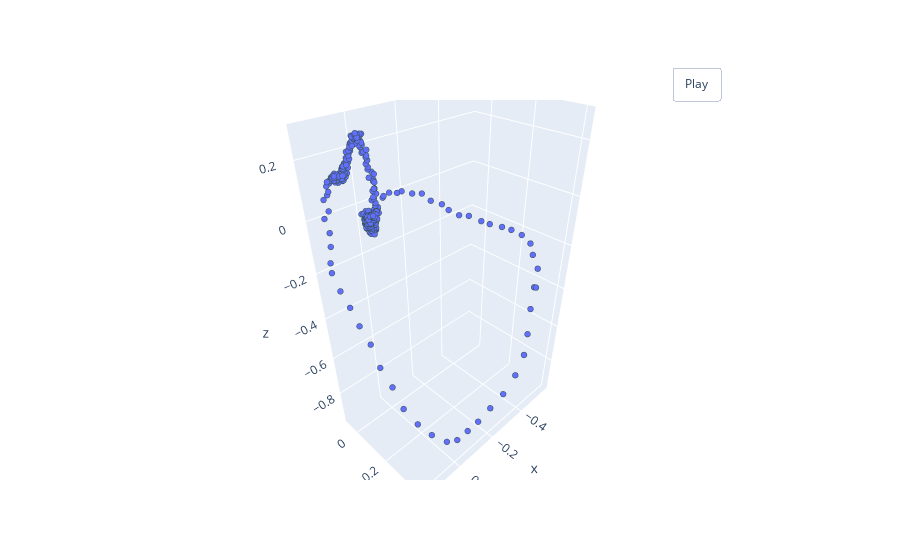

Notebook code cell kept with this figure:
### Markdown cell above
__Более высокий рандомный шум на трейновых данных:__

### Code cell
train_transforms = transforms.Compose([
                    Normalize(),
                    PointSampler_weighted(512),
                    RandomNoise(std=0.005),
                    ToTensor()
                    ])

val_transforms = transforms.Compose([
                    Normalize(),
                    PointSampler_weighted(512),
                    ToTensor()
                    ])
                    
DATASET_PATH = "final_pointcloud_dataset"
train_ds = PointCloudData(DATASET_PATH, "train", transform=train_transforms)
valid_ds = PointCloudData(DATASET_PATH, "val", transform=val_transforms)

train_loader = DataLoader(dataset=train_ds, batch_size=BATCH_SIZE, shuffle=True, drop_last=True)
valid_loader = DataLoader(dataset=valid_ds, batch_size=BATCH_SIZE)

pcshow(*train_ds[0]['pointcloud'].T)

### Figure 1 — Plotly figure (JSON) as saved in the notebook; plotly's stock layout.template omitted (floating-point values rounded to 4 significant figures; data arrays with more than 128 entries replaced by an {"elided": "..."} marker saying what was removed)
{"data": [{"marker": {"line": {"color": "DarkSlateGrey", "width": 2}, "size": 2}, "mode": "markers", "type": "scatter3d", "x": {"elided": "512 float values"}, "y": {"elided": "512 float values"}, "z": {"elided": "512 float values"}}], "layout": {"updatemenus": [{"buttons": [{"args": [null, {"frame": {"duration": 50, "redraw": true}, "fromcurrent": true, "mode": "immediate", "transition": {"duration": 0}}], "label": "Play", "method": "animate"}], "pad": {"r": 10, "t": 45}, "showactive": false, "type": "buttons", "x": 0.8, "xanchor": "left", "y": 1, "yanchor": "bottom"}]}}
